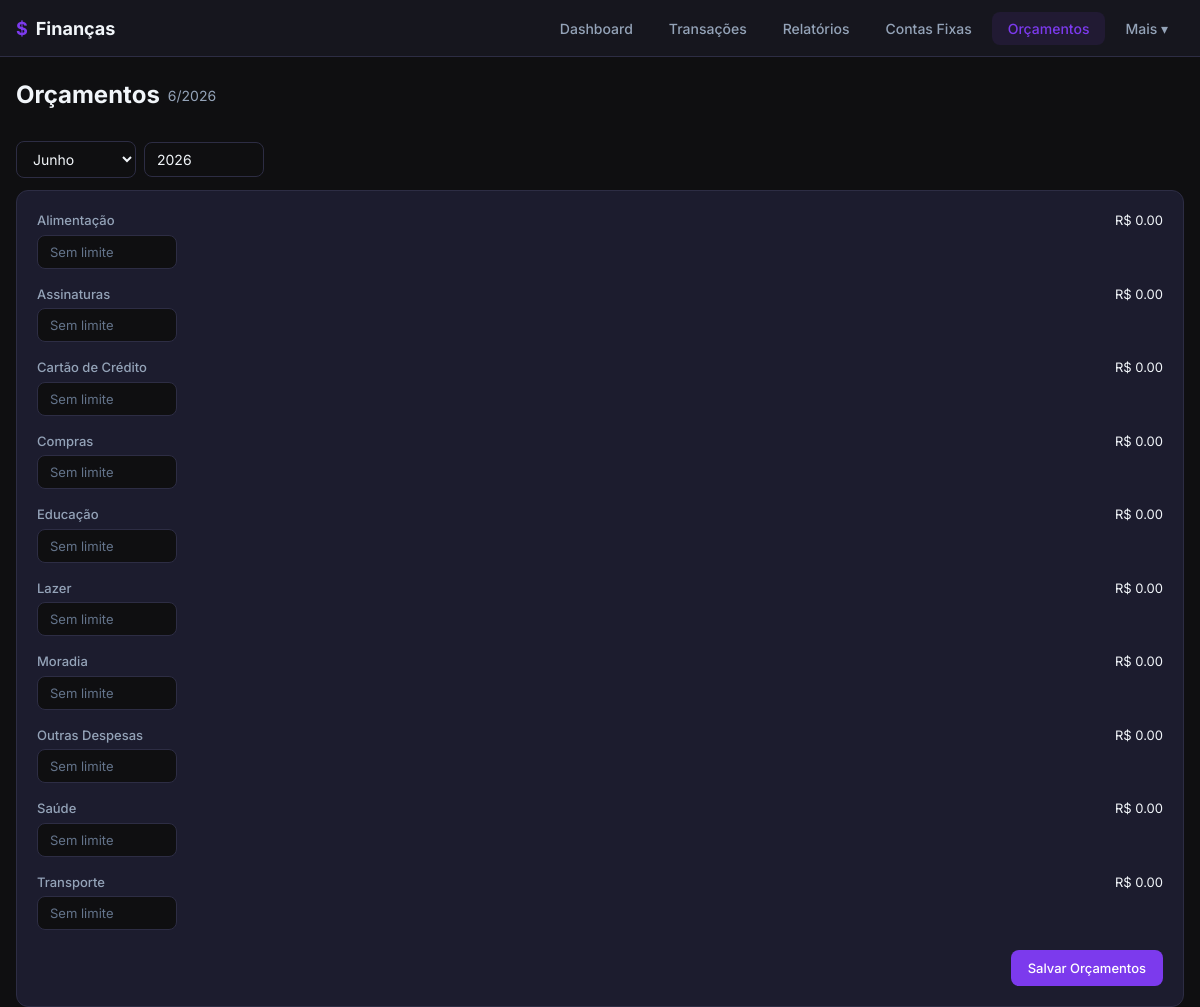
Screenshot of /orcamentos/ with the database file from the repository.
### app/models.py (models this page shows, shortened)
class Categoria(db.Model):
    __tablename__ = 'categorias'
    id = db.Column(db.Integer, primary_key=True)
    nome = db.Column(db.String(80), nullable=False)
    tipo = db.Column(db.String(20), nullable=False)
    cor = db.Column(db.String(7), default='#6366f1')
    transacoes = db.relationship('Transacao', backref='categoria', lazy='dynamic')
    contas_fixas = db.relationship('ContaFixa', backref='categoria', lazy='dynamic')
    orcamentos = db.relationship('Orcamento', backref='categoria', lazy='dynamic')
    parcelamentos = db.relationship('Parcelamento', backref='categoria', lazy='dynamic')
    def to_dict(self):
        return {'id': self.id, 'nome': self.nome, 'tipo': self.tipo, 'cor': self.cor}

### app/routes/orcamentos.py (the view)
@bp.route('/')
def listar():
    mes = request.args.get('mes', type=int, default=date.today().month)
    ano = request.args.get('ano', type=int, default=date.today().year)
    categorias = Categoria.query.filter_by(tipo='despesa').order_by(Categoria.nome).all()
    orcamentos = {}
    for o in Orcamento.query.filter_by(mes=mes, ano=ano).all():
        orcamentos[o.categoria_id] = o.limite
    gastos = {}
    for c in categorias:
        total = db.session.query(db.func.sum(Transacao.valor)).filter(
            Transacao.tipo == 'despesa',
            Transacao.categoria_id == c.id,
            db.extract('month', Transacao.data) == mes,
            db.extract('year', Transacao.data) == ano,
        ).scalar() or 0
        gastos[c.id] = round(total, 2)
    return render_template(
        'orcamentos.html',
        categorias=categorias,
        orcamentos=orcamentos,
        gastos=gastos,
        mes=mes,
        ano=ano,
    )

### app/templates/orcamentos.html (shortened to what this page needs)
{% extends "base.html" %}
{% set active_nav = "orcamentos" %}
{% block content %}
<div class="page-header">
  <h1>Orçamentos <small>{{ mes }}/{{ ano }}</small></h1>
</div>
<div class="toolbar">
  <select onchange="var p=new URLSearchParams(location.search);p.set('mes',this.value);location.search=p">
    {% for m in range(1, 13) %}
    <option value="{{ m }}" {{ 'selected' if m == mes }}>{{ ['Janeiro','Fevereiro','Março','Abril','Maio','Junho','Julho','Agosto','Setembro','Outubro','Novembro','Dezembro'][m-1] }}</option>
    {% endfor %}
  </select>
  <input type="number" value="{{ ano }}" style="width:80px" onchange="var p=new URLSearchParams(location.search);p.set('ano',this.value);location.search=p">
</div>
<form action="{{ url_for('orcamentos.salvar') }}" method="POST" data-loading>
  <div class="card">
    {% if categorias %}
    {% for cat in categorias %}
    {% set limite = orcamentos.get(cat.id, 0) %}
    {% set gasto = gastos.get(cat.id, 0) %}
    {% set pct = (gasto / limite * 100)|round|int if limite > 0 else 0 %}
    <div class="progress-item">
      <div class="progress-header">
        <span class="cat-name">{{ cat.nome }}</span>
        <span>
          R$ {{ "%.2f"|format(gasto) }}
        </span>
      </div>
      <div>
        <input type="number" name="limite_{{ cat.id }}" step="0.01" min="0" placeholder="Sem limite" value="{{ limite if limite > 0 else '' }}" style="width:140px;font-size:0.8125rem">
      </div>
    </div>
    {% endfor %}
    <div class="form-actions">
      <button type="submit" class="btn btn-primary">Salvar Orçamentos</button>
    </div>
    {% else %}
    <div class="empty-state">
      <div class="empty-icon">🎯</div>
      <h3>Nenhuma categoria de despesa</h3>
      <p>Crie categorias para definir orçamentos.</p>
    </div>
    {% endif %}
  </div>
</form>
{% endblock %}

### app/static/css/style.css (style rules this page uses)
:root { --bg-primary: #0f0f11; --bg-secondary: #16161e; --bg-card: #1c1c2e; --bg-card-hover: #24243a; --bg-nav: #16161ee6; --text-primary: #f1f5f9; --text-secondary: #94a3b8; --text-muted: #64748b; --border: #2d2d44; --border-light: #3d3d54; --primary: #7c3aed; --primary-hover: #6d28d9; --primary-light: #7c3aed1a; --green: #10b981; --green-bg: #10b9811a; --red: #ef4444; --red-bg: #ef44441a; --yellow: #f59e0b; --yellow-bg: #f59e0b1a; --blue: #3b82f6; --blue-bg: #3b82f61a; --radius: 12px; --radius-sm: 8px; --shadow: 0 4px 24px rgba(0,0,0,.3); --font: 'Inter', -apple-system, BlinkMacSystemFont, 'Segoe UI', Roboto, sans-serif; --bottom-nav-height: 64px; }
*, *::before, *::after { box-sizing: border-box; margin: 0; padding: 0; }
html { font-size: 16px; }
body { font-family: var(--font); background: var(--bg-primary); color: var(--text-primary); line-height: 1.5; min-height: 100vh; padding-bottom: var(--bottom-nav-height); }
@media (min-width: 768px) { body { padding-bottom: 0; } }
.page-header { display: flex; align-items: center; justify-content: space-between; padding: 20px 0 16px; gap: 12px; flex-wrap: wrap; }
.page-header h1 { font-size: 1.5rem; font-weight: 700; display: flex; align-items: center; gap: 8px; }
.page-header h1 small { font-size: 0.875rem; font-weight: 400; color: var(--text-secondary); }
.card { background: var(--bg-card); border: 1px solid var(--border); border-radius: var(--radius); padding: 20px; transition: border-color .15s; }
.btn { display: inline-flex; align-items: center; justify-content: center; gap: 6px; padding: 8px 16px; border-radius: var(--radius-sm); font-size: 0.8125rem; font-weight: 500; font-family: var(--font); border: 1px solid transparent; cursor: pointer; transition: all .15s; text-decoration: none; line-height: 1.4; white-space: nowrap; }
.btn-primary { background: var(--primary); color: #fff; }
input, select, textarea { width: 100%; padding: 8px 12px; background: var(--bg-primary); border: 1px solid var(--border); border-radius: var(--radius-sm); color: var(--text-primary); font-size: 0.875rem; font-family: var(--font); transition: border-color .15s; outline: none; }
input::placeholder { color: var(--text-muted); }
select { cursor: pointer; }
select option { background: var(--bg-secondary); color: var(--text-primary); }
.form-actions { display: flex; gap: 8px; justify-content: flex-end; margin-top: 20px; }
.progress-item { display: flex; flex-direction: column; gap: 4px; margin-bottom: 16px; }
.progress-item .progress-header { display: flex; justify-content: space-between; font-size: 0.8125rem; }
.progress-item .progress-header .cat-name { font-weight: 500; color: var(--text-secondary); }
.toolbar { display: flex; gap: 8px; flex-wrap: wrap; align-items: center; padding: 12px 0; }
.toolbar select, .toolbar input { width: auto; min-width: 120px; }

### rows the page displays
Categoria: nome "Alimentação", gasto "0.00"
Categoria: nome "Assinaturas", gasto "0.00"
Categoria: nome "Cartão de Crédito", gasto "0.00"
Categoria: nome "Compras", gasto "0.00"
Categoria: nome "Educação", gasto "0.00"
Categoria: nome "Lazer", gasto "0.00"
Categoria: nome "Moradia", gasto "0.00"
Categoria: nome "Outras Despesas", gasto "0.00"
Categoria: nome "Saúde", gasto "0.00"
Categoria: nome "Transporte", gasto "0.00"

### other values shown
{{ mes }} "6"
{{ ano }} "2026"
form field value "Junho"
